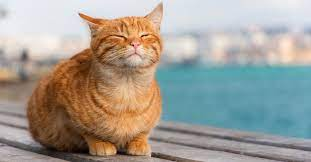
#> input picture estudo-opencv/cat.jpg, 311 x 162 px
$ python opmorf.py
#> lines starting #> are read from the running program, lines starting #| are printed output that depends on the picture
import cv2
import numpy as np

# Carregar imagem em tons de cinza
img = cv2.imread('../cat.jpg', cv2.IMREAD_GRAYSCALE)
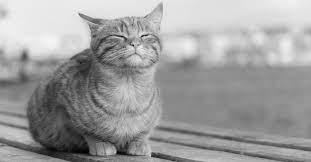
#> img: shape (162, 311); min 0, max 249, mean 158.6

# Definir kernel para operações morfológicas
kernel = np.ones((5,5), np.uint8)

# Aplicar erosão
erosion = cv2.erode(img, kernel, iterations=1)
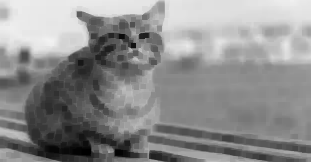
#> erosion: shape (162, 311); min 0, max 242, mean 141.7

# Aplicar dilatação
dilation = cv2.dilate(img, kernel, iterations=1)
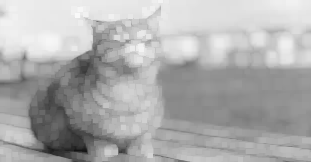
#> dilation: shape (162, 311); min 18, max 249, mean 173.8

# Aplicar abertura (erosão seguida de dilatação)
opening = cv2.morphologyEx(img, cv2.MORPH_OPEN, kernel)
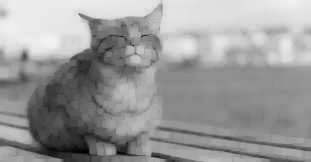
#> opening: shape (162, 311); min 0, max 242, mean 154.1

# Aplicar fechamento (dilatação seguida de erosão)
closing = cv2.morphologyEx(img, cv2.MORPH_CLOSE, kernel)
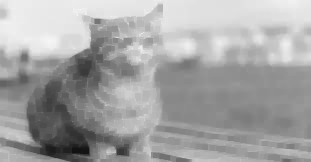
#> closing: shape (162, 311); min 18, max 249, mean 164.6

# Mostrar resultados
cv2.imshow('Original', img)
cv2.imshow('Erosion', erosion)
cv2.imshow('Dilation', dilation)
cv2.imshow('Opening', opening)
cv2.imshow('Closing', closing)
cv2.waitKey(0)
cv2.destroyAllWindows()

$ run again, with estudo-opencv/city.jpg copied over estudo-opencv/cat.jpg
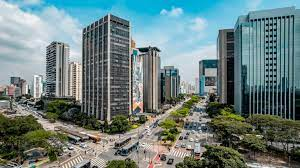
#> input picture estudo-opencv/city.jpg, 300 x 168 px
#> `opening = cv2.morphologyEx(img, cv2.MORPH_OPEN, kernel)`:
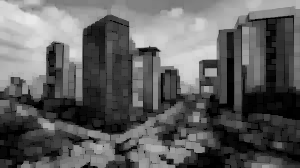
#> opening: shape (168, 300); min 0, max 232, mean 95.5
#> `closing = cv2.morphologyEx(img, cv2.MORPH_CLOSE, kernel)`:
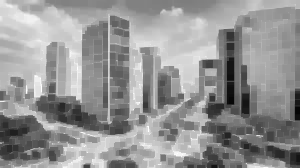
#> closing: shape (168, 300); min 5, max 255, mean 147.9
